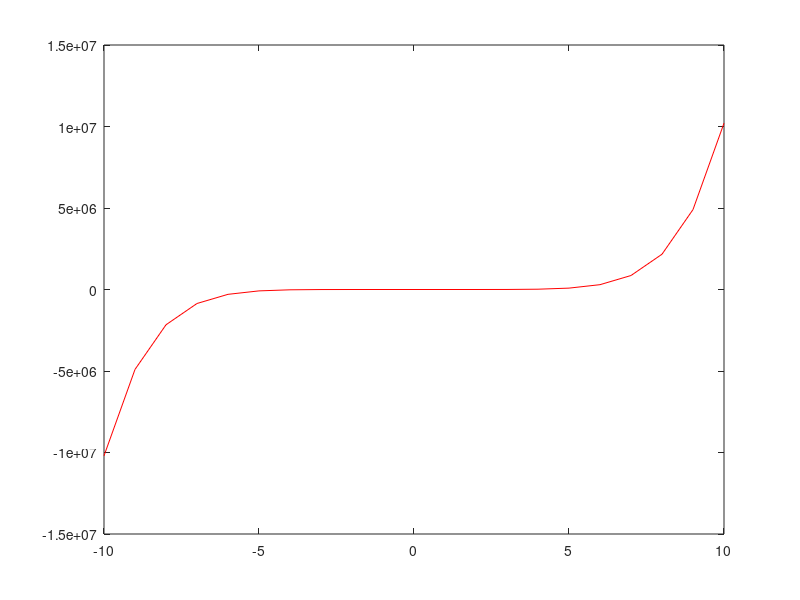

Here is the MATLAB script that generated this plot: (Note: this script raises an error after producing the figure.)
clear;clc
p = [1 0 2 0 3 0 5 7];
X = -10:10;
Y = X.^7+2*X.^5+3*X.^3+5*X+7;
Y2 = 0;
plot(X,Y,'r')
axis on
% roots
ans_roots = roots(p);
% fzero
fun1 = @(x) x^7+2*x^5+3*x^3+5*x+7;
ans_fzero = fzero(fun1,0);
% fsolve
ans_fsolve = fsolve(fun1,0);
% 牛顿
% 使用符号变量定义目标函数
syms x;  % 定义符号变量 x
fun2 = x^7 + 2*x^5 + 3*x^3 + 5*x + 7;  % 符号表达式
% 初始猜测值与误差限
% 初始猜测为 0，误差限为 1e-6
[x_niudun, fval_niudun] = niudun(fun2, 0, 1e-6);
% 输出结果
disp('使用牛顿法找到的根:');
disp(x_niudun);
disp('在根处的函数值:');
disp(fval_niudun);
